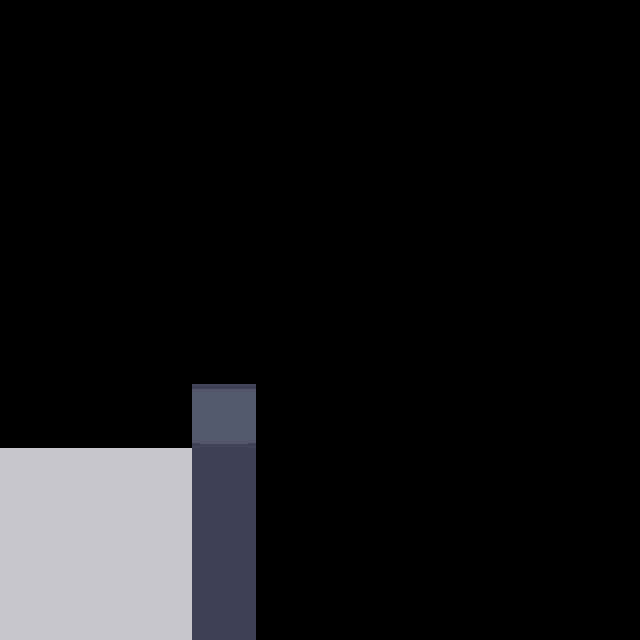

A 2D game scene composited from a Tiled map and its tileset images. What follows is a short description and the map's XML, with every tile layer's data as written:
An orthogonal 10x10 tile map with 64x64 px tiles, 2 tile layers (Layer64, Layer256), 2 tilesets.

<map version="1.0" tiledversion="1.1.2" orientation="orthogonal" renderorder="right-down" width="10" height="10" tilewidth="64" tileheight="64" infinite="0" nextobjectid="1">
 <tileset firstgid="1" source="64x256.tsx" />
 <tileset firstgid="5" source="64x64set.tsx" />
 <layer name="Layer64" width="10" height="10">
  <data encoding="csv">
0,0,0,0,0,0,0,0,0,0,
0,0,0,0,0,0,0,0,0,0,
0,0,0,0,0,0,0,0,0,0,
0,0,0,0,0,0,0,0,0,0,
0,0,0,0,0,0,0,0,0,0,
0,0,0,0,0,0,0,0,0,0,
0,0,0,0,0,0,0,0,0,0,
0,0,0,0,0,0,0,0,0,0,
0,0,0,0,0,0,0,0,0,0,
0,0,0,0,0,0,0,0,0,0
</data>
 </layer>
 <layer name="Layer256" width="10" height="10">
  <data encoding="csv">
0,0,0,0,0,0,0,0,0,0,
0,0,0,0,0,0,0,0,0,0,
0,0,0,0,0,0,0,0,0,0,
0,0,0,0,0,0,0,0,0,0,
0,0,0,0,0,0,0,0,0,0,
0,0,0,0,0,0,0,0,0,0,
0,0,0,0,0,0,0,0,0,0,
18,18,18,0,0,0,0,0,0,0,
18,18,18,0,0,0,0,0,0,0,
18,18,18,2,0,0,0,0,0,0
</data>
 </layer>
</map>
